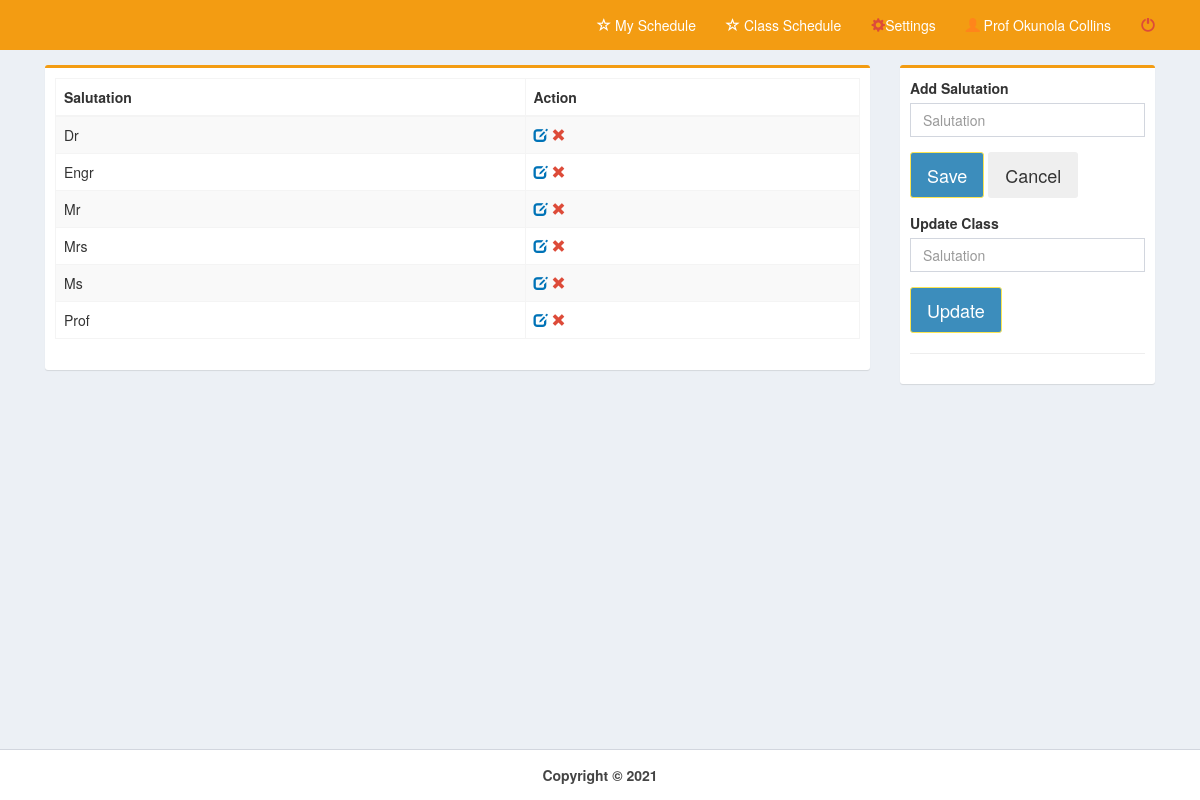
The page /pages/salut.php (signed in) on the database its author committed.
### tables this page shows
CREATE TABLE `salut` (
  `salut_id` int(11) NOT NULL,
  `salut` varchar(10) NOT NULL
);

### pages/salut.php (the view, shortened to what this page needs)
<!DOCTYPE html>
<html>
  <head>
    <link rel="stylesheet" href="../bootstrap/css/bootstrap.min.css">
    <link rel="stylesheet" href="../plugins/datatables/dataTables.bootstrap.css">
    <link rel="stylesheet" href="../dist/css/AdminLTE.min.css">
    <link rel="stylesheet" href="../plugins/select2/select2.min.css">
    <link rel="stylesheet" href="../dist/css/skins/_all-skins.min.css">
 </head>
  <body class="hold-transition skin-yellow layout-top-nav" onload="myFunction()">
    <div class="wrapper">
      <div class="content-wrapper">
        <div class="container">
          <section class="content">
            <div class="row">
	      <div class="col-md-9">
              <div class="box box-warning">
                <div class="box-body">
				<div class="row">
					<div class="col-md-12">
<table class="table table-bordered table-striped" style="margin-right:-10px">
              <thead>
                <tr>
                <th>Salutation</th>
                <th>Action</th>
                </tr>
              </thead>
    <?php
        include('../dist/includes/dbcon.php');
        $query=mysqli_query($con,"select * from salut order by salut")or die(mysqli_error());
          while($row=mysqli_fetch_array($query)){
            $id=$row['salut_id'];
            $salut=$row['salut'];
    ?>
                <tr>
                <td><?php echo $salut;?></td>
                <td>
                <a id="click" href="salut.php?id=<?php echo $id;?>&salut=<?php echo $salut;?>">
                <i class="glyphicon glyphicon-edit text-blue"></i></a>
                <a id="removeme" href="salut_del.php?id=<?php echo $id;?>">
                <i class="glyphicon glyphicon-remove text-red"></i></a>
                </td>
                </tr>
<?php }?>
</table>
		</div>
		<div class="col-md-6">
         </div>
        </div>
                </div>
              </div>
            </div>
            <div class="col-md-3">
              <div class="box box-warning">
                <div class="box-body">
                  <div id="form">
				  <div class="row">
					 <div class="col-md-12">
						  <form method="post" action="salut_save.php">
						  <div class="form-group">
							<label for="date">Add Salutation</label><br>
								<input type="text" class="form-control" name="salut" placeholder="Salutation" required>
						  </div>
					</div>
				  </div>
                  <div class="form-group">
                      <button class="btn btn-lg btn-primary" id="daterange-btn" name="save" type="submit">
                        Save
                      </button>
					  <button class="btn btn-lg" id="daterange-btn" type="reset">
                       Cancel
                      </button>
                   </div>
                  </div>
				<div id="form">
				  <div class="row">
					 <div class="col-md-12">
						  <form method="post" action="salut_update.php">
						  <div class="form-group">
							<label for="date">Update Class</label><br>
								<input type="text" class="form-control" id="class" name="salut" value="<?php echo $_REQUEST['salut'];?>" placeholder="Salutation" required>
						  </div>
					</div>
				  </div>
                  <div class="form-group">
                      <button class="btn btn-lg btn-primary" id="daterange-btn" name="save" type="submit">
                        Update
                      </button>
                   </div>
                  </div><hr>
                </div>
              </div>
            </div>
          </div>
          </section>
        </div>
      </div>
      <?php include('../dist/includes/footer.php');?>
    </div>
  </body>
</html>

### rows shown on the page
salut: salut "Dr"
salut: salut "Engr"
salut: salut "Mr"
salut: salut "Mrs"
salut: salut "Ms"
salut: salut "Prof"

### other values the page prints
$_SESSION['name'] "Prof Okunola Collins"
